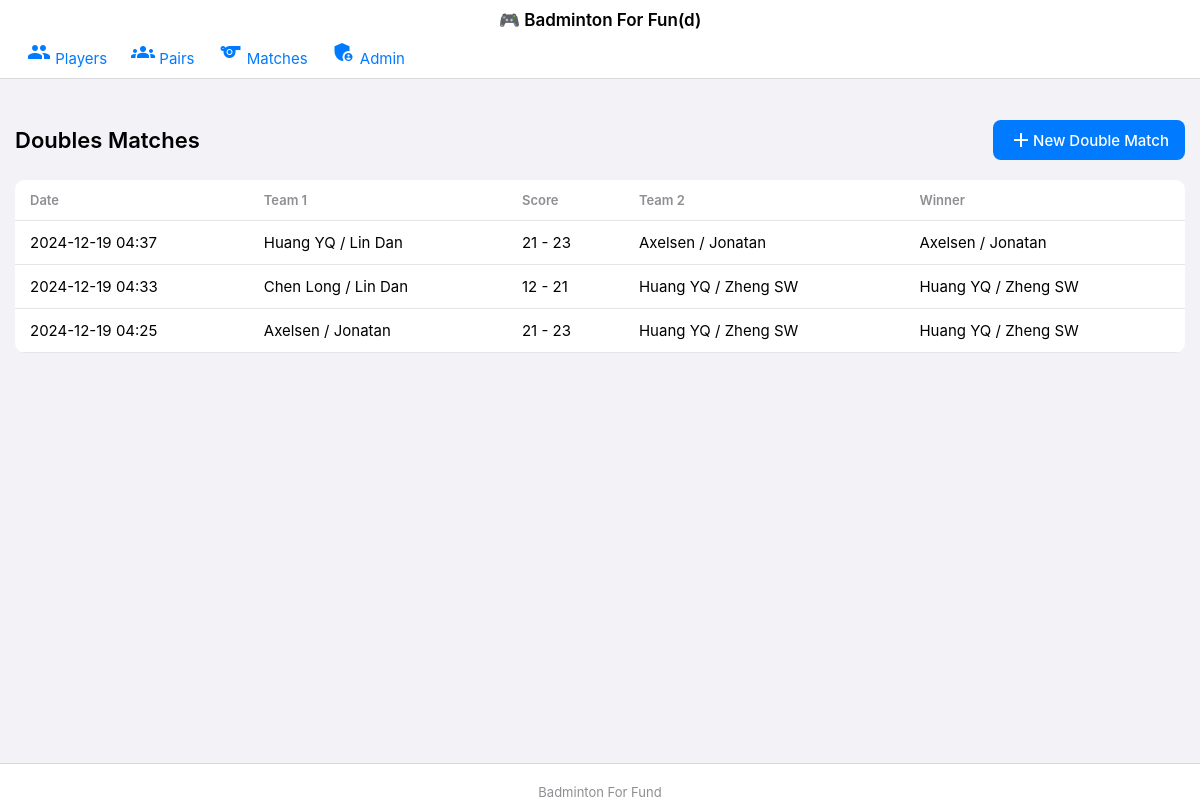
The app's page /double_matches, older data.
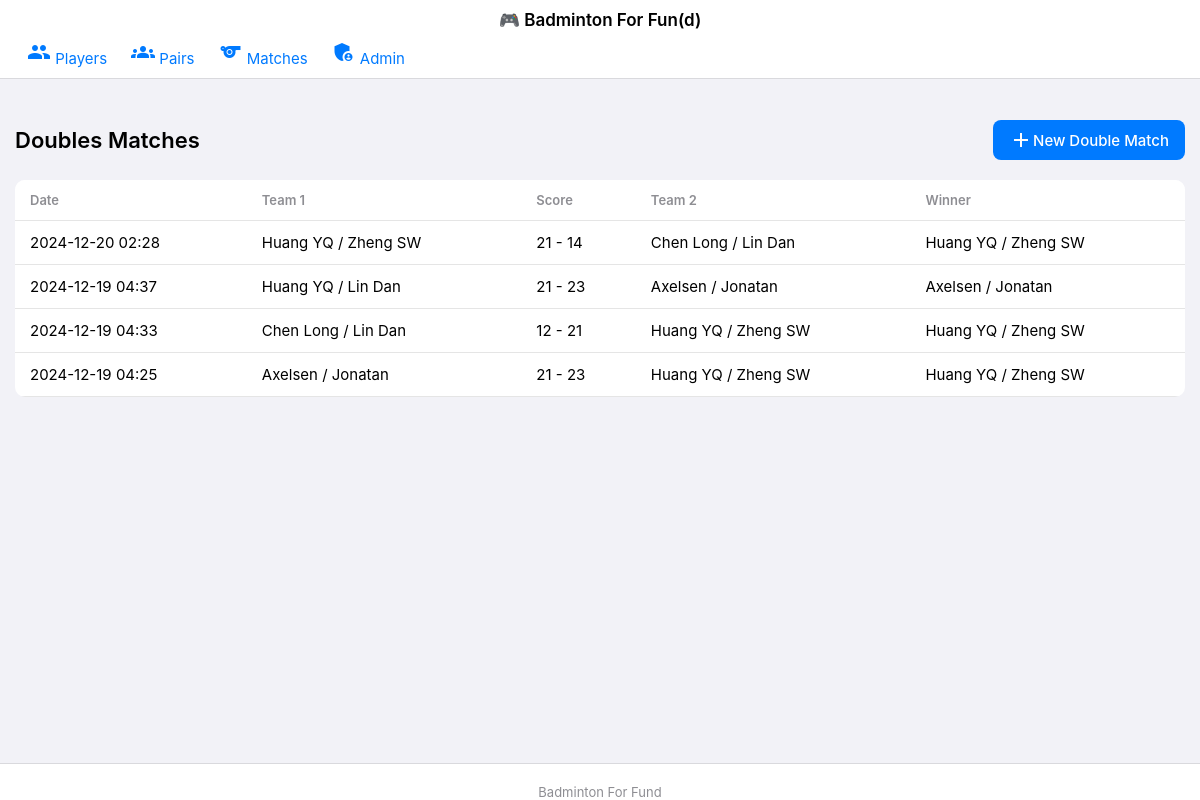
The same page, newer data.
### app.py (models this page shows, shortened)
class DoubleMatch(db.Model):
    id = db.Column(db.Integer, primary_key=True)
    team1_pair_id = db.Column(db.Integer, db.ForeignKey('pair.id'), nullable=False)
    team2_pair_id = db.Column(db.Integer, db.ForeignKey('pair.id'), nullable=False)
    team1_score = db.Column(db.Integer, nullable=False)
    team2_score = db.Column(db.Integer, nullable=False)
    winner_pair_id = db.Column(db.Integer, db.ForeignKey('pair.id'), nullable=False)
    match_date = db.Column(db.DateTime, default=datetime.utcnow)
    team1_pair = db.relationship('Pair', foreign_keys=[team1_pair_id])
    team2_pair = db.relationship('Pair', foreign_keys=[team2_pair_id])
    winner_pair = db.relationship('Pair', foreign_keys=[winner_pair_id])

class Player(db.Model):
    id = db.Column(db.Integer, primary_key=True)
    name = db.Column(db.String(80), nullable=False, unique=True)
    sex = db.Column(db.Enum(Sex), nullable=False, default=Sex.U)
    join_date = db.Column(db.DateTime, default=datetime.utcnow)
    is_active = db.Column(db.Boolean, default=True)
    elo_rating = db.Column(db.Float, default=1200.0)

### app.py (the view)
@app.route('/double_matches')
def double_matches():
    matches = DoubleMatch.query.order_by(DoubleMatch.match_date.desc()).all()
    template = 'ios/double_matches.html' if is_ios() else 'double_matches.html'
    return render_template(template, matches=matches)

### app.py (called while the page is built)
def is_ios():
    user_agent = request.headers.get('User-Agent', '').lower()
    return any(device in user_agent for device in ['iphone', 'ipad'])

@app.context_processor
def utility_processor():
    return dict(is_ios=is_ios)

### templates/double_matches.html (shortened to what this page needs)
{% extends "base.html" %}
{% block content %}
<div class="header">
    <h1>Doubles Matches</h1>
    <a href="{{ url_for('add_double_match') }}" class="btn-add">
        <span class="material-icons">add</span>
        New Double Match
    </a>
</div>
{% if matches %}
    <div class="table-container">
        <table>
            <thead>
                <tr>
                    <th>Date</th>
                    <th>Team 1</th>
                    <th>Score</th>
                    <th>Team 2</th>
                    <th>Winner</th>
                </tr>
            </thead>
            <tbody>
                {% for match in matches %}
                <tr>
                    <td>{{ match.match_date.strftime('%Y-%m-%d %H:%M') }}</td>
                    <td>
                        {{ match.team1_pair.player1.name }} /
                        {{ match.team1_pair.player2.name }}
                    </td>
                    <td class="score-column">
                        <span class="{% if match.team1_score > match.team2_score %}winner-score{% endif %}">
                            {{ match.team1_score }}
                        </span>
                        -
                        <span class="{% if match.team2_score > match.team1_score %}winner-score{% endif %}">
                            {{ match.team2_score }}
                        </span>
                    </td>
                    <td>
                        {{ match.team2_pair.player1.name }} /
                        {{ match.team2_pair.player2.name }}
                    </td>
                    <td>
                        {{ match.winner_pair.player1.name }} /
                        {{ match.winner_pair.player2.name }}
                    </td>
                </tr>
                {% endfor %}
            </tbody>
        </table>
    </div>
{% endif %}
{% endblock %}

Row changes from the older to the newer data that the page shows:
added DoubleMatch: match_date "2024-12-20 02:28", team1_pair.player1.name "Huang YQ", team1_pair.player2.name "Zheng SW", team1_score "21", team2_score "14", team2_pair.player1.name "Chen Long", team2_pair.player2.name "Lin Dan", winner_pair.player1.name "Huang YQ", winner_pair.player2.name "Zheng SW"
